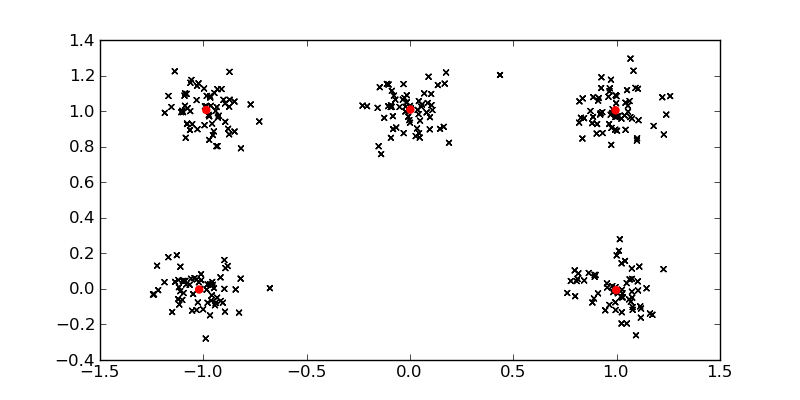

Generate this figure with Python:
################################################################################
# Peach - Computational Intelligence for Python
# Jose Alexandre Nalon
#
# This file: tutorial/k-means.py
# Example of using K-Means implementation
################################################################################

# We import numpy for arrays and peach for the library. Actually, peach also
# imports the numpy module, but we want numpy in a separate namespace. We will
# also need the random module:
from numpy import *
import random
import peach as p


# In this tutorial, we reproduce the behaviour we seen in the self-organizing
# maps tutorial (please, refer to that tutorial for more information). The
# K-Means algorithm has the ability to find the clusters that partition a given
# set of points. This tutorial shows graphically how this happens. We have a set
# of points in the cartesian plane, each coordinate obtained from a central
# point plus a random (gaussian, average 0, small variance) shift in some
# direction.

# First, we create the training set:
train_size = 300
centers = [ array([ 1.0, 0.0 ], dtype=float),
            array([ 1.0, 1.0 ], dtype=float),
            array([ 0.0, 1.0 ], dtype=float),
            array([-1.0, 1.0 ], dtype=float),
            array([-1.0, 0.0 ], dtype=float) ]
xs = [ ]
for i in range(train_size):
    x1 = random.gauss(0.0, 0.1)
    x2 = random.gauss(0.0, 0.1)
    xs.append(centers[i%5] + array([ x1, x2 ], dtype=float))

# Since we are working on the plane, each example and each cluster will have two
# components. We will have five clusters, since we have five centers. The
# K-Means instance is created below.
km = p.KMeans(xs, 5)
for i in range(5):
    km.c[i, 0] = 0.3 * cos(i*pi/4)
    km.c[i, 1] = 0.3 * sin(i*pi/4)

# The __call__ interface runs the algorithm till completion. It returns the
# centers of the classification. We might pass the parameter imax to the
# algorithm. This is the maximum number of passes. In general, K-Means will
# converge very fastly and with little error. The default value for this
# parameter is 20. Notice, however, that the algorithm automatically stops if
# there are no more changes in the clusters.
c = km()
print "The algorithm converged to the centers:"
print c
print

# If the system has the plot package matplotlib, this tutorial tries to plot
# the training set and the clustered centers. The plot is saved in the file
# ``k-means.png``.
try:
    from matplotlib import *
    from matplotlib.pylab import *

    xs = array(xs)
    figure(1).set_size_inches(8, 4)
    a1 = axes([ 0.125, 0.10, 0.775, 0.8 ])
    a1.hold(True)
    print xs
    print c
    a1.scatter(xs[:, 0], xs[:, 1], color='black', marker='x')
    a1.scatter(c[:, 0], c[:, 1], color='red', marker='o')
    savefig("k-means.png")
except ImportError:
    pass
